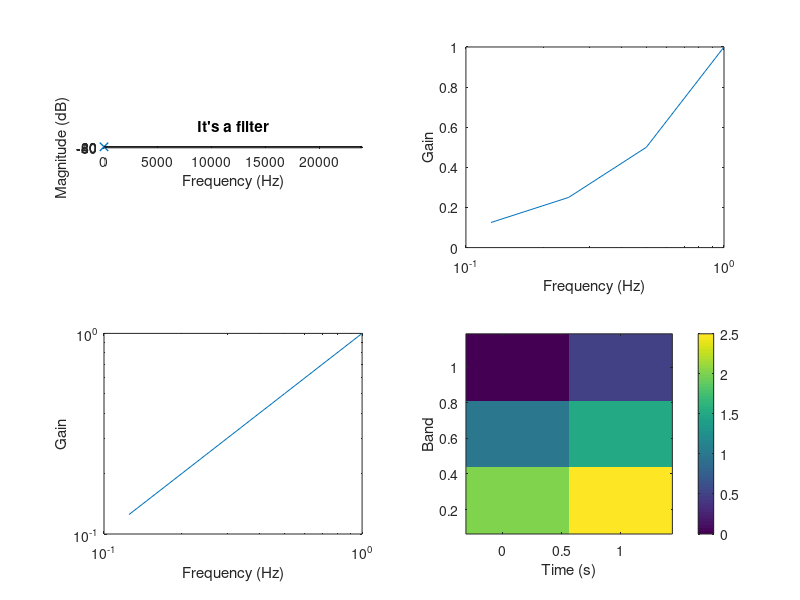

This figure's MATLAB source:
% Pole-zero map of a second-order section
fs = 48000;
w = [0.125 0.25 0.5 1];
g = [1 0.5 0.25];
p = [0.5+0.5i 0.5-0.5i];
H = [1 2 3 4; 5 6 7 8];
S = [0 0.5; 1 1.5; 2 2.5];
d = [1 NaN 3];
subplot(2, 2, 1);
plot(w, 20*log10(abs(H(1,:))), 'r--');
hold on;
stem(real(p), imag(p), 'x');
hold off;
grid on;
grid off;
xlabel('Frequency (Hz)');
ylabel('Magnitude (dB)');
title('It''s a filter');
axis equal;
axis([0 24000 -90 6]);
subplot(2, 2, 2);
semilogx(w, w);
xlabel('Frequency (Hz)');
ylabel('Gain');
subplot(2, 2, 3);
loglog(w, w);
xlabel('Frequency (Hz)');
ylabel('Gain');
subplot(2, 2, 4);
imagesc(w, g, S);
axis xy;
colorbar;
xlabel('Time (s)');
ylabel('Band');
